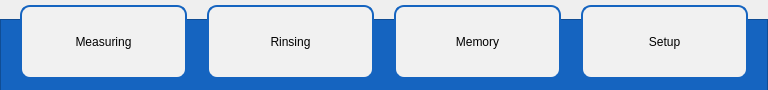
<?xml version="1.0" encoding="UTF-8"?>
<ui version="4.0">
 <class>sMenuBar</class>
 <widget class="QWidget" name="sMenuBar">
  <property name="geometry">
   <rect>
    <x>0</x>
    <y>0</y>
    <width>768</width>
    <height>90</height>
   </rect>
  </property>
  <property name="windowTitle">
   <string>Form</string>
  </property>
  <widget class="QFrame" name="frame">
   <property name="geometry">
    <rect>
     <x>0</x>
     <y>19</y>
     <width>768</width>
     <height>85</height>
    </rect>
   </property>
   <property name="styleSheet">
    <string notr="true">background-color: rgb(21, 100, 192);</string>
   </property>
   <property name="frameShape">
    <enum>QFrame::StyledPanel</enum>
   </property>
   <property name="frameShadow">
    <enum>QFrame::Raised</enum>
   </property>
  </widget>
  <widget class="QPushButton" name="pbMeasuring">
   <property name="geometry">
    <rect>
     <x>20</x>
     <y>5</y>
     <width>167</width>
     <height>74</height>
    </rect>
   </property>
   <property name="focusPolicy">
    <enum>Qt::NoFocus</enum>
   </property>
   <property name="styleSheet">
    <string notr="true">QPushButton{
background-color: rgb(241, 241, 241);
border-width: 2px;
border-color: rgb(21, 100, 192);
border-style: solid;
border-radius: 10;
color: rgb(0, 0, 0);
font: 75 16pt &quot;Roboto Medium&quot;;
}
QPushButton:disabled { 
background-color: rgb(230, 230, 230);
border-width: 2px;
border-color: rgb(21, 100, 192);
border-style: solid;
border-radius: 10;
color: rgb(0, 0, 0);
font: 75 16pt &quot;Roboto Medium&quot;;
}
QPushButton:pressed {
background-color: rgb(0, 100, 192);
border-width: 2px;
border-color: rgb(51, 204, 255);
border-style: solid;
border-radius: 10;
color: rgb(255, 255, 255);
font: 75 16pt &quot;Roboto Medium&quot;;
}
QPushButton:down {
background-color: rgb(241, 0, 241);
border-width: 2px;
border-color: rgb(21, 100, 192);
border-style: solid;
border-radius: 10;
color: rgb(0, 0, 0);
font: 75 16pt &quot;Roboto Medium&quot;;
}
QPushButton:default {
background-color: rgb(241, 241, 241);
border-width: 2px;
border-color: rgb(21, 100, 192);
border-style: solid;
border-radius: 10;
color: rgb(0, 0, 0);
font: 75 16pt &quot;Roboto Medium&quot;;
}
</string>
   </property>
   <property name="text">
    <string>Measuring</string>
   </property>
  </widget>
  <widget class="QPushButton" name="pbCleaning">
   <property name="geometry">
    <rect>
     <x>207</x>
     <y>5</y>
     <width>167</width>
     <height>74</height>
    </rect>
   </property>
   <property name="focusPolicy">
    <enum>Qt::NoFocus</enum>
   </property>
   <property name="styleSheet">
    <string notr="true">QPushButton{
background-color: rgb(241, 241, 241);
border-width: 2px;
border-color: rgb(21, 100, 192);
border-style: solid;
border-radius: 10;
color: rgb(0, 0, 0);
font: 75 16pt &quot;Roboto Medium&quot;;
}
QPushButton:disabled { 
background-color: rgb(230, 230, 230);
border-width: 2px;
border-color: rgb(21, 100, 192);
border-style: solid;
border-radius: 10;
color: rgb(0, 0, 0);
font: 75 16pt &quot;Roboto Medium&quot;;
}
QPushButton:pressed {
background-color: rgb(0, 100, 192);
border-width: 2px;
border-color: rgb(51, 204, 255);
border-style: solid;
border-radius: 10;
color: rgb(255, 255, 255);
font: 75 16pt &quot;Roboto Medium&quot;;
}
QPushButton:down {
background-color: rgb(241, 0, 241);
border-width: 2px;
border-color: rgb(21, 100, 192);
border-style: solid;
border-radius: 10;
color: rgb(0, 0, 0);
font: 75 16pt &quot;Roboto Medium&quot;;
}
QPushButton:default {
background-color: rgb(241, 241, 241);
border-width: 2px;
border-color: rgb(21, 100, 192);
border-style: solid;
border-radius: 10;
color: rgb(0, 0, 0);
font: 75 16pt &quot;Roboto Medium&quot;;
}
</string>
   </property>
   <property name="text">
    <string>Rinsing</string>
   </property>
  </widget>
  <widget class="QPushButton" name="pbMemory">
   <property name="geometry">
    <rect>
     <x>394</x>
     <y>5</y>
     <width>167</width>
     <height>74</height>
    </rect>
   </property>
   <property name="focusPolicy">
    <enum>Qt::NoFocus</enum>
   </property>
   <property name="styleSheet">
    <string notr="true">QPushButton{
background-color: rgb(241, 241, 241);
border-width: 2px;
border-color: rgb(21, 100, 192);
border-style: solid;
border-radius: 10;
color: rgb(0, 0, 0);
font: 75 16pt &quot;Roboto Medium&quot;;
}
QPushButton:disabled { 
background-color: rgb(230, 230, 230);
border-width: 2px;
border-color: rgb(21, 100, 192);
border-style: solid;
border-radius: 10;
color: rgb(0, 0, 0);
font: 75 16pt &quot;Roboto Medium&quot;;
}
QPushButton:pressed {
background-color: rgb(0, 100, 192);
border-width: 2px;
border-color: rgb(51, 204, 255);
border-style: solid;
border-radius: 10;
color: rgb(255, 255, 255);
font: 75 16pt &quot;Roboto Medium&quot;;
}
QPushButton:down {
background-color: rgb(241, 0, 241);
border-width: 2px;
border-color: rgb(21, 100, 192);
border-style: solid;
border-radius: 10;
color: rgb(0, 0, 0);
font: 75 16pt &quot;Roboto Medium&quot;;
}
QPushButton:default {
background-color: rgb(241, 241, 241);
border-width: 2px;
border-color: rgb(21, 100, 192);
border-style: solid;
border-radius: 10;
color: rgb(0, 0, 0);
font: 75 16pt &quot;Roboto Medium&quot;;
}
</string>
   </property>
   <property name="text">
    <string>Memory</string>
   </property>
  </widget>
  <widget class="QPushButton" name="pbSetup">
   <property name="geometry">
    <rect>
     <x>581</x>
     <y>5</y>
     <width>167</width>
     <height>74</height>
    </rect>
   </property>
   <property name="focusPolicy">
    <enum>Qt::NoFocus</enum>
   </property>
   <property name="styleSheet">
    <string notr="true">QPushButton{
background-color: rgb(241, 241, 241);
border-width: 2px;
border-color: rgb(21, 100, 192);
border-style: solid;
border-radius: 10;
color: rgb(0, 0, 0);
font: 75 16pt &quot;Roboto Medium&quot;;
}
QPushButton:disabled { 
background-color: rgb(230, 230, 230);
border-width: 2px;
border-color: rgb(21, 100, 192);
border-style: solid;
border-radius: 10;
color: rgb(0, 0, 0);
font: 75 16pt &quot;Roboto Medium&quot;;
}
QPushButton:pressed {
background-color: rgb(0, 100, 192);
border-width: 2px;
border-color: rgb(51, 204, 255);
border-style: solid;
border-radius: 10;
color: rgb(255, 255, 255);
font: 75 16pt &quot;Roboto Medium&quot;;
}
QPushButton:down {
background-color: rgb(241, 0, 241);
border-width: 2px;
border-color: rgb(21, 100, 192);
border-style: solid;
border-radius: 10;
color: rgb(0, 0, 0);
font: 75 16pt &quot;Roboto Medium&quot;;
}
QPushButton:default {
background-color: rgb(241, 241, 241);
border-width: 2px;
border-color: rgb(21, 100, 192);
border-style: solid;
border-radius: 10;
color: rgb(0, 0, 0);
font: 75 16pt &quot;Roboto Medium&quot;;
}
</string>
   </property>
   <property name="text">
    <string>Setup</string>
   </property>
  </widget>
 </widget>
 <resources/>
 <connections/>
</ui>
